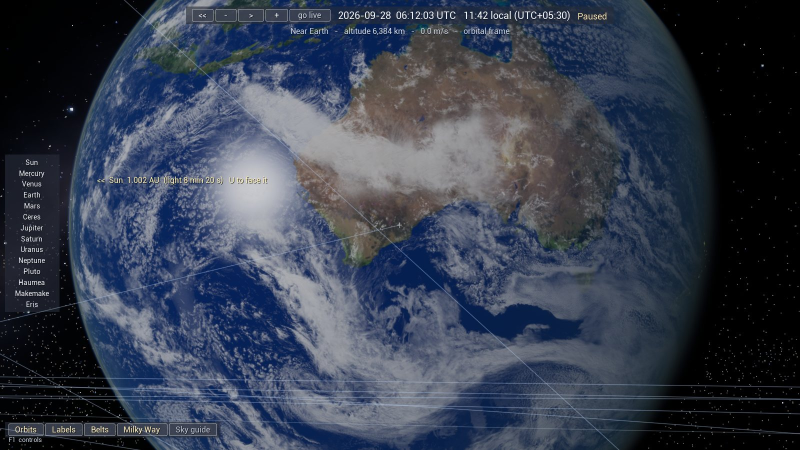
#> input picture img/av_earth.jpg, 1600 x 900 px (shown at 1/2 size)
$ python -i build_assets.py   (imports and definitions only)
#> lines starting #> are read from the running program, lines starting #| are printed output that depends on the picture; after the words box and inside, x2 and y2 are one past the last pixel; in counts of white or black regions, pixels touching at a corner belong together
"""Builds portfolio images, Upwork cover thumbnails and showreel videos."""
import os, subprocess
from PIL import Image, ImageDraw, ImageFont, ImageFilter, ImageOps
import imageio_ffmpeg

HERE = os.path.dirname(os.path.abspath(__file__))
OUT = os.path.join(HERE, "..", "portfolio")
# [1 line that did not run here, left out]
AV = r"C:\SACHIN\VR\AstroVerse\Saved"
SHOT = AV + r"\Screenshots\WindowsEditor\ScreenShot%05d.png"
ZOOM = AV + r"\tmp\zoom\ScreenShot%05d.png"
VEH = AV + r"\VehicleBuild\%s_side.png"
FONTS = r"C:\Windows\Fonts"
# [2 lines not run here, left out]

def font(name, size):
    return ImageFont.truetype(os.path.join(FONTS, name), size)

DISPLAY = "bahnschrift.ttf"
BODY = "segoeui.ttf"
BODY_B = "segoeuib.ttf"
MONO = "consola.ttf"

INK = (10, 14, 26)
AMBER = (255, 176, 72)
PAPER = (236, 240, 248)
MUTED = (150, 162, 188)

def fit(im, w, h, cx=0.5, cy=0.5):
    return ImageOps.fit(im.convert("RGB"), (w, h), Image.LANCZOS, centering=(cx, cy))

# [4 lines left out: function save_jpg, not called in this run]

# ---------- 1. gallery images ----------
gallery = {
    "av_launch_sls_pad": SHOT % 0, "av_launch_sls_climb": SHOT % 1, "av_launch_sls_staging": SHOT % 2,
    "av_launch_hlvm3_pad": SHOT % 3, "av_launch_hlvm3_climb": SHOT % 4, "av_launch_hlvm3_orbit": SHOT % 5,
    "av_earth_approach": ZOOM % 1, "av_earth": ZOOM % 2, "av_earth_india": ZOOM % 3,
    "av_moon": ZOOM % 6, "av_moon_surface": ZOOM % 7, "av_mars": ZOOM % 9,
    "av_jupiter": ZOOM % 12, "av_orbits": ZOOM % 11, "av_sunpaths": AV + r"\tmp\site_sun.png",
}
# [4 lines not run here, left out]

# vehicle line-up: crop each render to content, same height, side by side
def crop_content(im):
    g = im.convert("L").point(lambda v: 255 if v > 18 else 0)
    return im.crop(g.getbbox())
vehicles = [("HLVM3", "HLVM3 / Gaganyaan"), ("SaturnV", "Saturn V"), ("Shuttle", "Space Shuttle"), ("SLS", "SLS Block 1")]
# [1 line not run here, left out]
H = 620
# [1 line that did not run here, left out]
W = 1600
line = Image.new("RGB", (W, 900), INK)
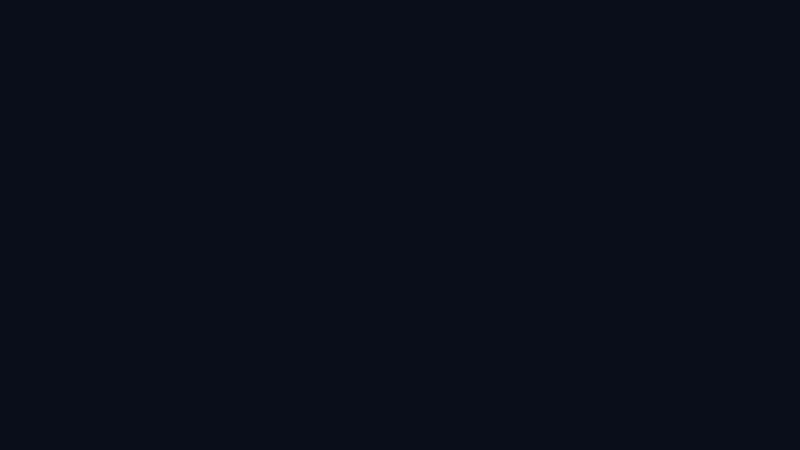
#> line: PIL image 1600x900 RGB (shown at 1/2 size); mean R, G, B 10, 14, 26
d = ImageDraw.Draw(line)
# [1 line that did not run here, left out]
# [13 lines not run here, left out]

# ---------- 2. Upwork / Fiverr cover thumbnails (4:3, 1600x1200) ----------
# [30 lines left out: functions gradient, chips, cover, not called in this run]

# [7 lines not run here, left out]
# [1 line that did not run here, left out]
# [8 lines not run here, left out]

# ArchEngine: engineering-first card, editor as inset
# [32 lines left out: function eng_card, not called in this run]

# [22 lines not run here, left out]

# ---------- 3. videos ----------
# [1 line that did not run here, left out]
VW, VH, FPS = 1280, 720, 30

# [53 lines left out: functions ken, caption, title_card, render, not called in this run]

# [1 line not run here, left out]
Z = (1.0, 1.08)
# [8 lines that did not run here, left out]
# [11 lines that did not run here, left out]
# [2 lines not run here, left out]

# [9 lines that did not run here, left out]
# [6 lines not run here, left out]

>>> from PIL import Image
>>> picture = Image.open('../../img/av_earth.jpg')
#> picture is the input picture: PIL image 1600x900 RGB; mean R, G, B 55, 62.8, 79
>>> result = crop_content(picture)
#> in crop_content, `g = im.convert("L").point(lambda v: 255 if v > 18 else 0)`:
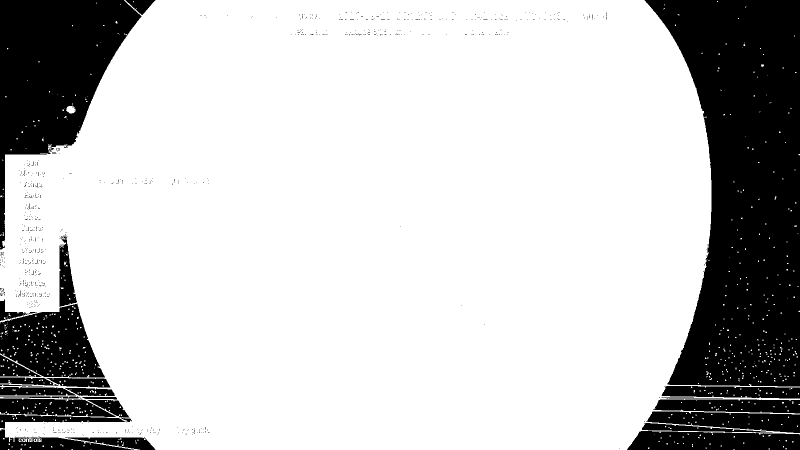
#> g: PIL image 1600x900 L (shown at 1/2 size); 78.2% white; 800 black regions (774 under 20 px), largest, box (x1, y1, x2, y2) and area: (1289, 0, 1600, 773) 161410, (0, 0, 283, 499) 64968, (0, 607, 210, 755) 20181

$ run again, on img/av_launch_hlvm3_climb.jpg
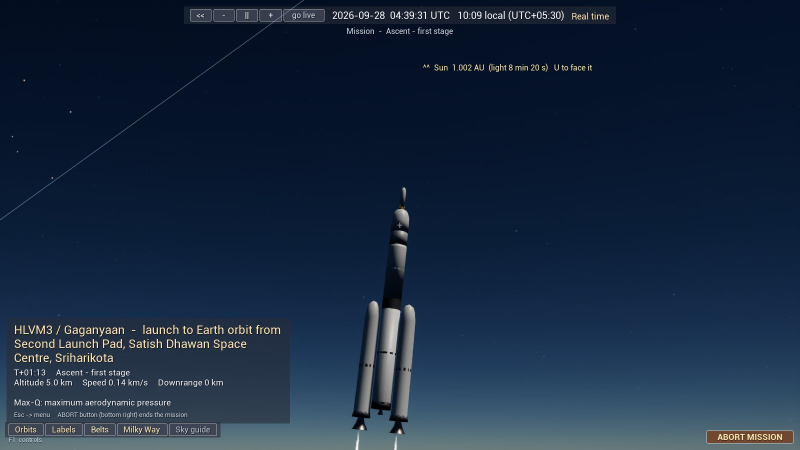
#> input picture img/av_launch_hlvm3_climb.jpg, 1600 x 900 px (shown at 1/2 size)
#> picture is the input picture: PIL image 1600x900 RGB; mean R, G, B 24.2, 41.4, 63.7
#> in crop_content, `g = im.convert("L").point(lambda v: 255 if v > 18 else 0)`:
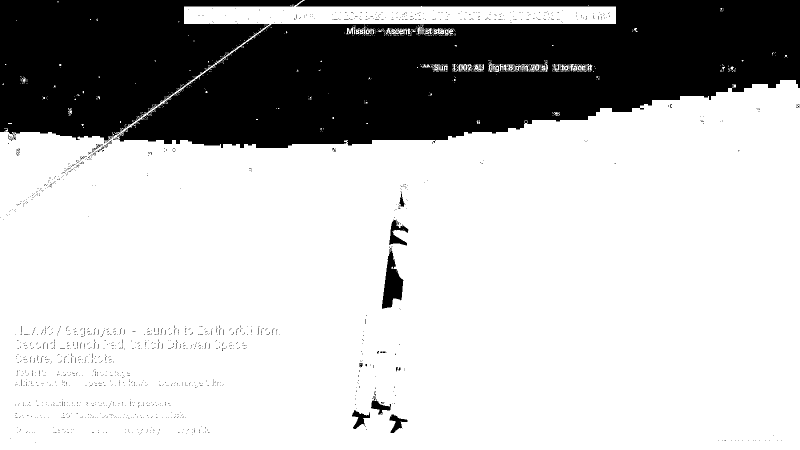
#> g: PIL image 1600x900 L (shown at 1/2 size); 73.8% white; 1519 black regions (1502 under 20 px), largest, box (x1, y1, x2, y2) and area: (232, 0, 1600, 296) 263064, (0, 0, 605, 286) 105583, (764, 493, 807, 618) 2765

$ run again, on img/av_launch_hlvm3_orbit.jpg
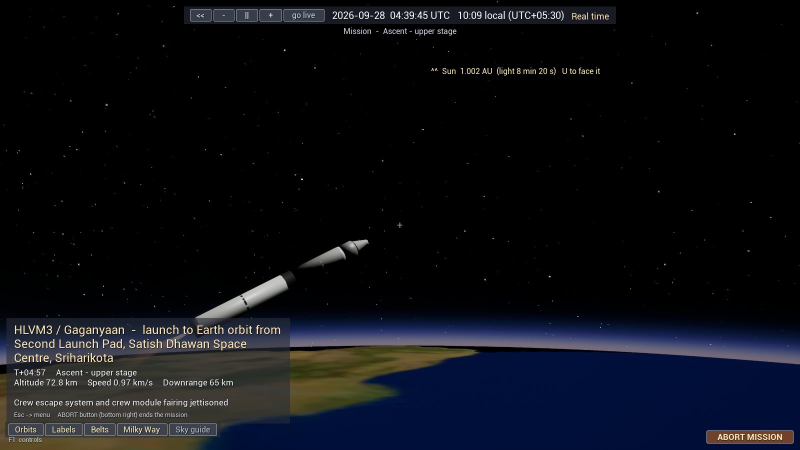
#> input picture img/av_launch_hlvm3_orbit.jpg, 1600 x 900 px (shown at 1/2 size)
#> picture is the input picture: PIL image 1600x900 RGB; mean R, G, B 13.4, 15.2, 21.2
#> in crop_content, `g = im.convert("L").point(lambda v: 255 if v > 18 else 0)`:
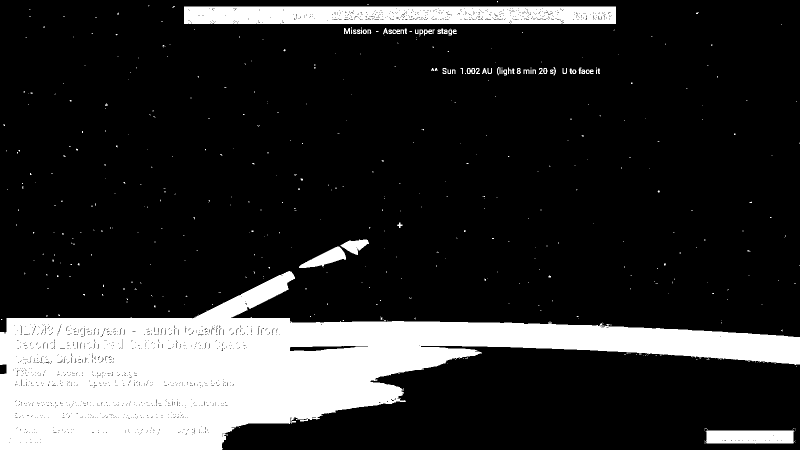
#> g: PIL image 1600x900 L (shown at 1/2 size); 19% white; 485 white regions (435 under 20 px), largest, box (x1, y1, x2, y2) and area: (0, 542, 1600, 900) 233048, (368, 13, 1232, 48) 29353, (1409, 859, 1588, 888) 4520
